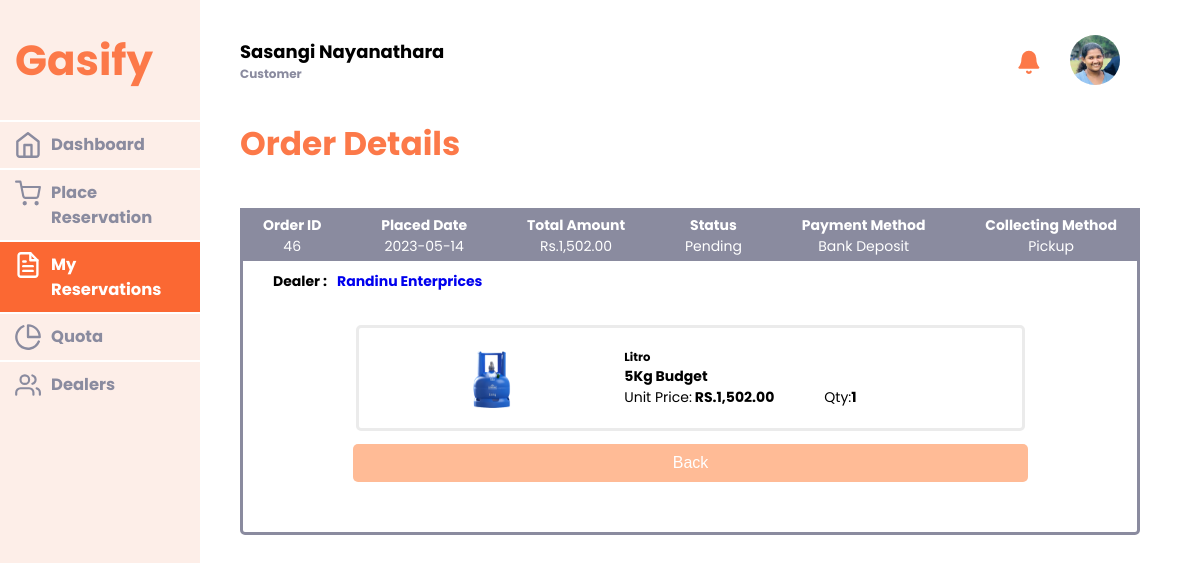
Screenshot of /Orders/customer_myreservation/46 (signed in) with the database file from the repository.
### tables this page shows
CREATE TABLE `reservation` (
  `order_id` int(11) NOT NULL,
  `customer_id` int(11) NOT NULL,
  `order_state` varchar(255) NOT NULL,
  `priority` int(11) DEFAULT 0,
  `mailed` int(11) DEFAULT 0,
  `responded_to_mail` int(11) DEFAULT 0,
  `payment_method` varchar(255) NOT NULL,
  `pay_slip` varchar(255) DEFAULT NULL,
  `stock_verification` int(11) DEFAULT NULL,
  `payment_verification` varchar(255) DEFAULT NULL,
  `collecting_method` varchar(255) NOT NULL,
  `place_date` date NOT NULL,
  `place_time` time NOT NULL,
  `accepted_date` date DEFAULT NULL,
  `accepted_time` time DEFAULT NULL,
  `dispatched_date` date DEFAULT NULL,
  `dispatched_time` time DEFAULT NULL,
  `dealer_id` int(11) NOT NULL,
  `bank` varchar(255) DEFAULT NULL,
  `branch` varchar(255) DEFAULT NULL,
  `acc_no` int(11) DEFAULT NULL,
  `refund_date` date DEFAULT NULL,
  `refund_time` time DEFAULT NULL,
  `refund_payslip` varchar(255) DEFAULT NULL,
  `refund_verification` varchar(255) DEFAULT NULL,
  `delivery_id` int(11) DEFAULT NULL,
  `deliver_date` date DEFAULT NULL,
  `deliver_time` time DEFAULT NULL,
  `deliver_city` varchar(255) DEFAULT NULL,
  `deliver_street` varchar(255) DEFAULT NULL,
  `deliver_charge` double DEFAULT NULL,
  `cancel_date` date DEFAULT NULL,
  `cancel_time` time DEFAULT NULL
);

CREATE TABLE `dealer` (
  `dealer_id` int(11) NOT NULL,
  `name` varchar(255) NOT NULL,
  `city` varchar(255) NOT NULL,
  `street` varchar(255) NOT NULL,
  `company_id` int(11) NOT NULL,
  `distributor_id` int(11) NOT NULL,
  `bank` varchar(255) NOT NULL,
  `branch` varchar(255) DEFAULT NULL,
  `account_no` varchar(20) NOT NULL,
  `merchant_id` int(11) NOT NULL,
  `pub_key` varchar(255) DEFAULT NULL,
  `rest_key` text DEFAULT NULL,
  `contact_no` varchar(10) NOT NULL,
  `image` varchar(255) DEFAULT 'defaultprofile.png'
);

CREATE TABLE `reservation_include` (
  `order_id` int(11) NOT NULL,
  `product_id` int(11) NOT NULL,
  `quantity` int(11) NOT NULL,
  `unit_price` double NOT NULL
);

CREATE TABLE `product` (
  `product_id` int(11) NOT NULL,
  `company_id` int(11) NOT NULL,
  `name` varchar(255) NOT NULL,
  `type` varchar(255) NOT NULL,
  `unit_price` double NOT NULL,
  `weight` double NOT NULL,
  `image` varchar(255) DEFAULT 'defaultproduct.png',
  `production_time` int(11) NOT NULL,
  `last_updated_date` date NOT NULL,
  `quantity` int(11) NOT NULL,
  `cylinder_limit` int(11) DEFAULT NULL
);

CREATE TABLE `company` (
  `company_id` int(11) NOT NULL,
  `name` varchar(255) NOT NULL,
  `city` varchar(255) NOT NULL,
  `street` varchar(255) NOT NULL,
  `logo` varchar(255) DEFAULT 'defaultprofile.png'
);

### app/controllers/Orders.php (called while the page is built, shortened)
<?php
class Orders extends Controller{
    function customer_myreservation($order_id,$error=null){
        $customer_id = $_SESSION['user_id'];
        $data['navigation'] = 'myreservation';
        $data['myreservation'] = $this->model('Customer')->ViewMyreservation($order_id,$customer_id);
        $data['confirmation'] = '';
        $this->view('customer/my_reservation/viewmyreservation', $data);
    }
}
?>

### app/core/App.php (called while the page is built, shortened)
<?php
    class App{
        protected $method = 'index';
        public function __construct(){
            $url =$this->getURL();
            if(isset($url[0])){
                if(file_exists('../app/controllers/'.ucwords($url[0]).'.php')){
                    unset($url[0]);
                }
            }
            $this->controller = new $this->controller;
            if(isset($url[1])){
                if(method_exists($this->controller,$url[1])){
                    $this->method = $url[1];
                    unset($url[1]);
                }
            }
            $this->params = $url ? array_values($url) : [];
            return call_user_func_array([$this->controller,$this->method], $this->params);
        }
        private function getURL(){
            if(isset($_GET['url'])){
                $url = rtrim($_GET['url'],'/');
                $url = filter_var($url, FILTER_SANITIZE_URL);
                $url = explode('/',$url);
                return $url;
            }
        }
    }
?>

### public/index.php (called while the page is built, shortened)
<?php
    $app = new App();
?>

### app/core/DataBase.php (called while the page is built, shortened)
<?php
class Database
{
    public $mysqli;
    private function dbConnect()
    {
        $this->mysqli = new mysqli(DB_HOST, DB_USER, DB_PASSWORD, DB_NAME);
        return $this->mysqli;
    }
    public function Query($sql)
    {
        $result = $this->mysqli->query($sql);
        return $result;
    }
}

### app/models/Customer.php (called while the page is built, shortened)
<?php
class Customer extends Model{
    public function ViewMyreservation($order_id,$customer_id){
            $myreservation = array();
            $reviews = array();
            $result1 = $this->Query("SELECT r.order_id,r.order_state,r.place_date,r.place_time,r.collecting_method, r.dealer_id,r.delivery_id,
            r.cancel_date,r.cancel_time,r.payment_method,r.payment_verification,r.deliver_city,r.deliver_street,r.deliver_charge,r.deliver_date,r.deliver_time,r.bank,r.acc_no,r.refund_date,r.refund_time,r.refund_verification,d.name as dealer_name,d.city as dealer_city,d.street as dealer_street
            FROM reservation r
            INNER JOIN dealer d ON r.dealer_id = d.dealer_id
            WHERE r.customer_id = '{$customer_id}' and r.order_id = '{$order_id}'");
            if(mysqli_num_rows($result1) > 0){
                $row1=mysqli_fetch_assoc($result1);
                $result2 = $this->Query("SELECT p.name as product_name, c.name as company_name, r.quantity as quantity, r.unit_price as unit_price,p.image as product_image,p.weight as product_weight
                FROM reservation_include r
                INNER JOIN product p ON r.product_id = p.product_id
                INNER JOIN company c ON p.company_id = c.company_id
                WHERE r.order_id = '{$order_id}'");
                $total_amount = 0;
                $products = array();
                while($row2 = mysqli_fetch_assoc($result2)){
                    $quantity = $row2['quantity'];
                    $unit_price = $row2['unit_price'];
                    $amount = $quantity * $unit_price;
                    $total_amount = $total_amount + $amount;
                    array_push($products,$row2);
                }
                $delivery = array();
                array_push($myreservation,['order'=>$row1,'products'=>$products,'total_amount'=>$total_amount,'reviews'=> $reviews,'delivery'=>$delivery]);
            }
        return $myreservation;
    }
}
?>

### app/views/customer/my_reservation/viewmyreservation.php (the view, shortened to what this page needs)
<section class="body">
     <div class="under_topbar">
        <div class="subtitle">
            <h3>Order Details</h3>
        </div>
        <div class="card">
        <?php
            $myreservation = $data['myreservation'];
            if(isset($data['myreservation'])){
                foreach($myreservation as $order){
                    $row1 = $order['order'];
                    $products = $order['products'];
                    $total_amount = $order['total_amount'];
                    $url_dealer = BASEURL.'/profile/preview/dealer/'.$row1['dealer_id'].'/profile/customer/viewdealerprofile';
                    echo '<div class="order_card">
                            <div class="card_top">
                                <div class="top_content">
                                    <div>
                                        <strong>Order ID</strong>
                                    </div>
                                    <div>
                                        '.$row1['order_id'].'
                                    </div>
                                </div>
                                <div class="top_content">
                                    <div>
                                        <strong>Placed Date</strong>
                                    </div>
                                    <div>
                                        '.$row1['place_date'].'
                                    </div>
                                </div>
                                <div class="top_content">
                                    <div>
                                        <strong>Total Amount</strong>
                                    </div>
                                    <div>
                                        Rs.'.number_format($total_amount,2).'
                                    </div>
                                </div>
                                <div class="top_content">
                                    <div>
                                        <strong>Status</strong>
                                    </div>
                                    <div>
                                        '.$row1['order_state'].'
                                    </div>
                                </div>
                                <div class="top_content">
                                    <div>
                                        <strong>Payment Method</strong>
                                    </div>
                                    <div>
                                        '.$row1['payment_method'].'
                                    </div>
                                </div>
                                <div class="top_content">
                                    <div>
                                        <strong>Collecting Method</strong>
                                    </div>
                                    <div>
                                        '.$row1['collecting_method'].'
                                    </div>
                                </div>';
                            echo '</div><div class="bottom_all">';
                             $delivery_person_details = " ";
                            $delivery_details = " ";
                            echo '<div class="after_card_top">';
                                if($row1['collecting_method']== "Delivery"){
                                    echo '<div class = "dealer_details">
                                             <div  class="profile_details">
                                                <strong>Dealer : </strong>
                                                <a href="'.$url_dealer.'"><strong>'.$row1['dealer_name'].'</strong></a>
                                            </div>
                                         </div>
                                         <div class="delivery_person_details">
                                            '.$delivery_person_details.'
                                        </div>
                                        <div>
                                            <strong>Deliverey Address: </strong>
                                            '.$row1['deliver_street'].', '.$row1['deliver_city'].'
                                        </div>';
                                        if($row1['order_state'] == "Delivered" || $row1['order_state'] == "Completed"){
                                            echo '<div>'.$delivery_details.'</div>';
                                        }
                                }
                                else{
                                    echo '<div class = "dealer_details">
                                             <div  class="profile_details">
                                                <strong>Dealer : </strong>
                                                <a href="'.$url_dealer.'"><strong>'.$row1['dealer_name'].'</strong></a>
                                            </div>
                                         </div>';
                                }
                            echo '</div>';
                    $output = "";
                    foreach($products as $product){
                        $output .= '<div class="item">
                                        <div class="item_img">
                                            <img src="'.BASEURL.'/public/img/products/'.$product['product_image'].'" alt="">
                                        </div>
                                        <div class="item_content">
                                            <h5>'.$product['company_name'].'</h5>
                                            <h4>'.$product['product_weight'].'Kg  '.$product['product_name'].'</h3>
                                            <div><p>Unit Price:<strong> RS.'.number_format($product['unit_price']).'.00</strong></p><p>Qty:<strong>'.$product['quantity'].'</strong></p></div>
                                        </div>
                                    </div>';
                    }
                    if($row1['order_state'] == "Pending" || $row1['order_state']=="Accepted"){
                            echo'<div class="cancel_card_bottom">
                                    <div class="cancel_item_side">
                                        '.$output.'';
                                    echo '<div class="back_btn"><a href="'.BASEURL.'/Orders/customer_allreservations"><button class="bbtn">Back</button></a></div>
                                    </div>
                                </div>
                                </div>';
                    }
                }
            }
        ?>
    </div>
</section>

### rows the page displays
reservation: order_id "46", place_date "2023-05-14", total_amount "1,502.00", order_state "Pending", payment_method "Bank Deposit", collecting_method "Pickup", dealer.name "Randinu Enterprices"
reservation_include: product.image (picture), company.name "Litro", product.weight "5", product.name "Budget", unit_price "1,502", quantity "1"

### other values shown
$_SESSION['user_name'] "Sasangi Nayanathara"
userRole() "Customer"
